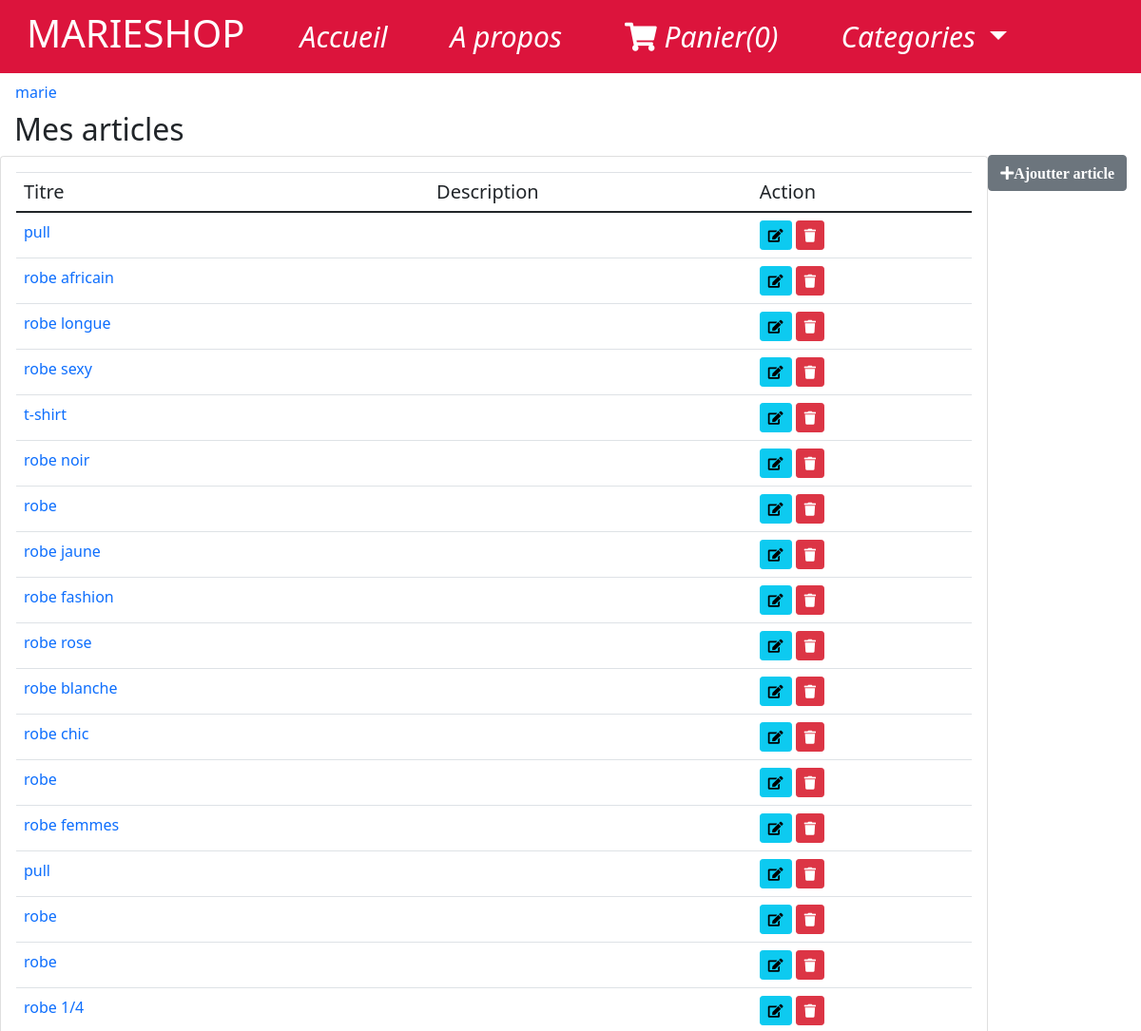
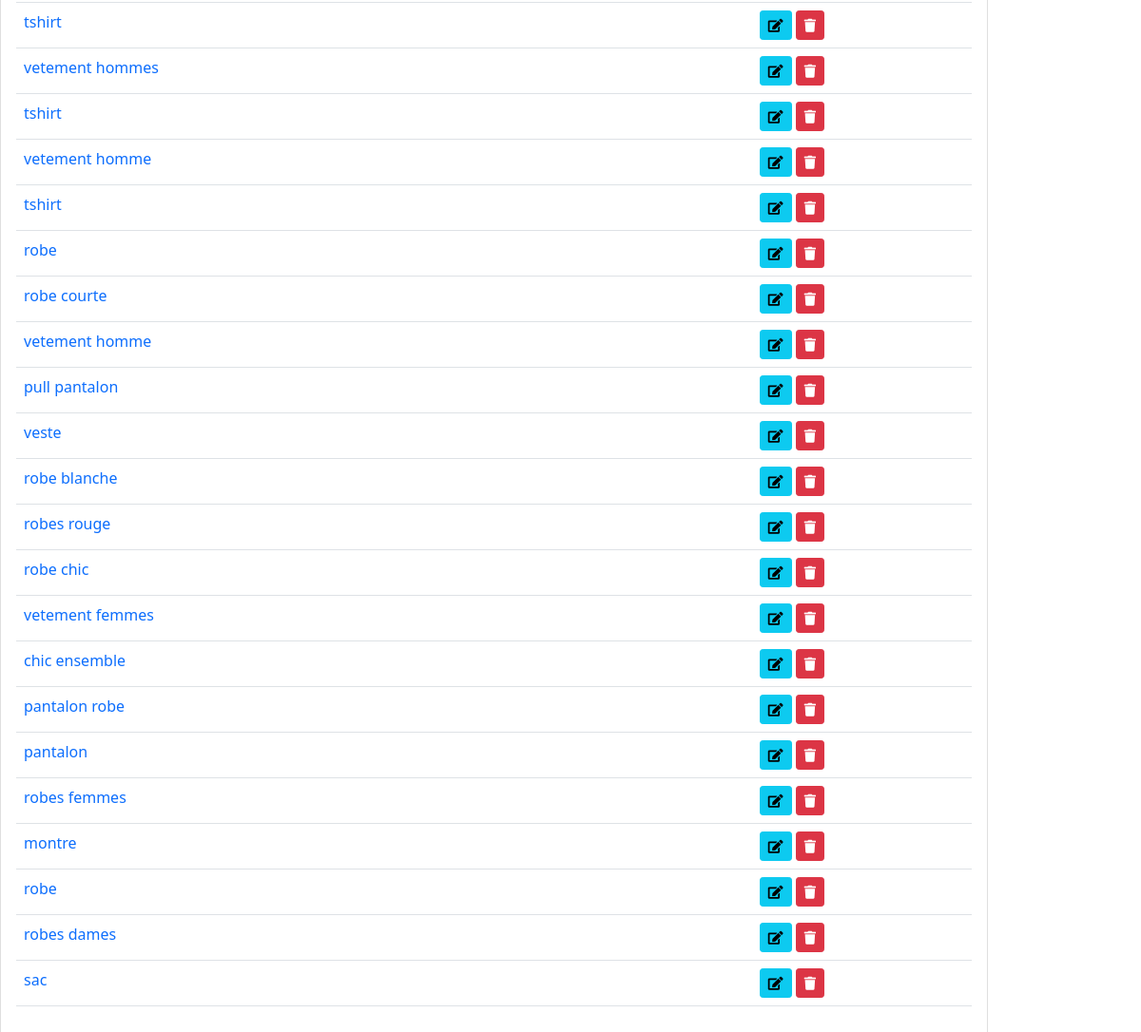
Page /my-admin/my-articles (signed in) on the committed database (2 pictures, top to bottom).
### store/models.py (models this page shows)
class product(models.Model):
    title=models.CharField(max_length=200)
    price=models.FloatField()
    description =models.TextField()
    category=ForeignKey(Category,related_name="categorie",on_delete=models.CASCADE)
    image=models.CharField(max_length=5000)
    date_added=models.DateTimeField(auto_now=True)
    class Meta:
        ordering=["-date_added"]
    def __str__(self) :
        return self.title

### app_admin/views.py (the view)
# urls.py: path('my-articles', user_articles, name="my-articles"),
@login_required
def user_articles(request):
    has_perm=True
    if request.user.has_perm("store.delete_article"):
        has_perm=True
    list_articles = product.objects.filter()
    return render(request,'my-articles.html',{'list_articles':list_articles ,'has_perm':has_perm})

### app_admin/templates/my-articles.html (shortened to what this page needs)
{% extends 'shop/base.html' %}
{% block content %}
      <form class="d-flex">
        {% if user.is_authenticated %}
          <span class="nav-link" >{{user.username}}</span>
          {% endif %}
       </form>
   <div class="col-md-12"><h2> Mes articles </h2></div>
    <div class="col-md-12">
        <a href="{% url 'ajouter-article'%}" class="btn btn-secondary float-right"><i class="fas fa-plus">Ajoutter article</i></a>
    </div>
   {% if list_articles%}
   <div class="card">
    <div class="card-body">
        <table class="table table-hover">
            <thead>
                <tr>
                    <th class="h5">Titre</th>
                     <th class="h5">Description</th>
                    <th class="h5">Action</th>
                </tr>
            </thead>
             <tbody>
                  {% for article in list_articles %}
                <tr>
                    <td><a href="#"  style="text-decoration:none;" > {{article}}</a></td>
                    <td><a href="#"  style="text-decoration:none;"> {{article.intro}}</a></td>
                     <td>
                        <a href="{% url 'update-article' article.id %}" class="btn btn-info btn-sm"><i class="fas fa-edit"></i></a>
                        {% if has_perm %}
                        <a href="{% url 'delete-article' article.id %}" class="btn btn-danger btn-sm" ><i class="fas fa-trash"></i></a>
                          {% endif %}
                     </td>
                </tr>
                {% endfor %}
        </tbody>
        </table>
   </div>
   </div>
         {% else %}
                 <p> vous n'avez pas encore publier d'articles </p>
                  {% endif %}
{% endblock %}

### rows in the picture
product: title "pull"
product: title "robe africain"
product: title "robe longue"
product: title "robe sexy"
product: title "t-shirt"
product: title "robe noir"
product: title "robe"
product: title "robe jaune"
product: title "robe fashion"
product: title "robe rose"
product: title "robe blanche"
product: title "robe chic"
product: title "robe"
product: title "robe femmes"
product: title "pull"
product: title "robe"
product: title "robe"
product: title "robe 1/4"
product: title "tshirt"
product: title "vetement hommes"
product: title "tshirt"
product: title "vetement homme"
product: title "tshirt"
product: title "robe"
product: title "robe courte"
product: title "vetement homme"
product: title "pull pantalon"
product: title "veste"
product: title "robe blanche"
product: title "robes rouge"
product: title "robe chic"
product: title "vetement femmes"
product: title "chic ensemble"
product: title "pantalon robe"
product: title "pantalon"
product: title "robes femmes"
product: title "montre"
product: title "robe"
product: title "robes dames"
product: title "sac"

### other values in the picture
{{ user.username }} "marie"
